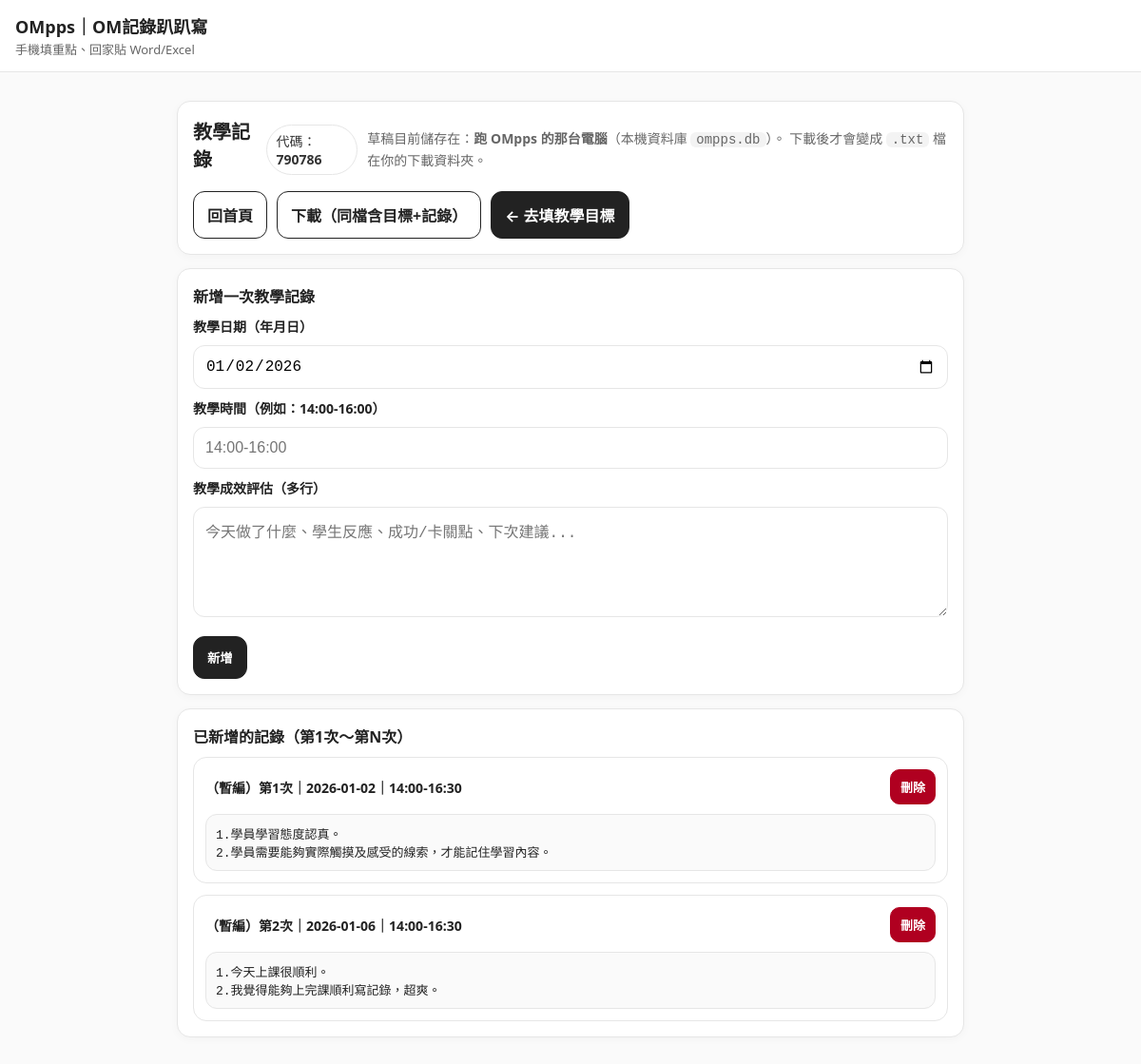
Page /records/790786 on the committed database.
### tables this page shows
CREATE TABLE records (
                id INTEGER PRIMARY KEY AUTOINCREMENT,
                workspace_id INTEGER NOT NULL,
                teach_date TEXT NOT NULL,
                teach_time TEXT NOT NULL,
                effectiveness TEXT NOT NULL,
                created_at TEXT NOT NULL,
                FOREIGN KEY (workspace_id) REFERENCES workspaces(id) ON DELETE CASCADE
            );

### app.py (the view, shortened to what this page needs)
@app.route("/records/<code>", methods=["GET", "POST"])
def records(code: str):
    ws = get_workspace_by_code(code)
    if not ws:
        flash("找不到這個代碼。")
        return redirect(url_for("home"))
    ws_id = ws["id"]
    recs = get_records(ws_id)
    return render_template("records.html", code=code, records=recs, today=today_ymd())

### app.py (called while the page is built)
def get_conn() -> sqlite3.Connection:
    conn = sqlite3.connect(DB_PATH)
    conn.row_factory = sqlite3.Row
    return conn

def today_ymd() -> str:
    return datetime.now().strftime("%Y-%m-%d")

def get_workspace_by_code(code: str) -> sqlite3.Row | None:
    with get_conn() as conn:
        return conn.execute("SELECT * FROM workspaces WHERE code=?", (code,)).fetchone()

def get_records(ws_id: int) -> list[sqlite3.Row]:
    with get_conn() as conn:
        return conn.execute(
            "SELECT * FROM records WHERE workspace_id=? ORDER BY created_at ASC, id ASC",
            (ws_id,)
        ).fetchall()

### templates/records.html (shortened to what this page needs)
{% extends "base.html" %}
{% block content %}
<section class="card">
  <div class="row-between">
    <h1>教學記錄</h1>
    <div class="badge">代碼：<strong>{{ code }}</strong></div>
    <p class="hint">
      草稿目前儲存在：<strong>跑 OMpps 的那台電腦</strong>（本機資料庫 <code>ompps.db</code>）。
      下載後才會變成 <code>.txt</code> 檔在你的下載資料夾。
    </p>
  </div>
  <div class="btnrow">
    <a class="btn btn-secondary" href="{{ url_for('home') }}">回首頁</a>
    <a class="btn btn-secondary" href="{{ url_for('export', code=code) }}">下載（同檔含目標+記錄）</a>
    <a class="btn" href="{{ url_for('objectives', code=code) }}">← 去填教學目標</a>
  </div>
</section>
<section class="card">
  <h2 class="h2">新增一次教學記錄</h2>
  <form method="post" class="form">
    <label class="label" for="teach_date">教學日期（年月日）</label>
    <input id="teach_date" name="teach_date" class="input" type="date" value="{{ today }}" required />
    <label class="label" for="teach_time">教學時間（例如：14:00-16:00）</label>
    <input id="teach_time" name="teach_time" class="input" placeholder="14:00-16:00" required />
    <label class="label" for="effectiveness">教學成效評估（多行）</label>
    <textarea id="effectiveness" name="effectiveness" class="textarea" rows="5"
      placeholder="今天做了什麼、學生反應、成功/卡關點、下次建議..."></textarea>
    <div class="btnrow">
      <button class="btn" type="submit">新增</button>
    </div>
  </form>
</section>
<section class="card">
  <h2 class="h2">已新增的記錄（第1次～第N次）</h2>
  {% if records %}
    <div class="list">
      {% for r in records %}
        <div class="list-item">
          <div class="list-head">
            <div class="list-title">（暫編）第{{ loop.index }}次｜{{ r['teach_date'] }}｜{{ r['teach_time'] }}</div>
            <form method="post" class="inline">
              <button class="btn btn-danger btn-small" type="submit">刪除</button>
            </form>
          </div>
          <pre class="pre">{{ r['effectiveness'] }}</pre>
        </div>
      {% endfor %}
    </div>
  {% else %}
    <p class="hint">目前還沒有任何記錄。你可以先新增第1次。</p>
  {% endif %}
</section>
{% endblock %}

### static/style.css (style rules this page uses)
:root { --max: 860px; --pad: 16px; --radius: 14px; --border: #e6e6e6; --text: #222; --muted: #666; --bg: #fafafa; --card: #ffffff; }
* { box-sizing: border-box; }
body { margin: 0; font-family: system-ui, -apple-system, "Segoe UI", Arial, "Noto Sans TC", sans-serif; color: var(--text); background: var(--bg); }
.card { background: var(--card); border: 1px solid var(--border); border-radius: var(--radius); padding: 16px; margin: 14px 0; box-shadow: 0 2px 10px rgba(0,0,0,0.03); }
h1 { font-size: 20px; margin: 0 0 10px; }
.h2 { font-size: 16px; margin: 0 0 10px; }
p { margin: 8px 0; }
.hint { color: var(--muted); font-size: 14px; line-height: 1.5; }
.btnrow { display: flex; flex-wrap: wrap; gap: 10px; margin-top: 10px; }
.btn { display: inline-flex; align-items: center; justify-content: center; padding: 12px 14px; border-radius: 12px; border: 1px solid #222; background: #222; color: #fff; text-decoration: none; cursor: pointer; font-weight: 700; }
.btn-secondary { background: #fff; color: #222; }
.btn-danger { background: #b00020; border-color: #b00020; color: #fff; }
.btn-small { padding: 8px 10px; border-radius: 10px; font-weight: 700; font-size: 13px; }
.form { display: grid; gap: 10px; }
.label { font-weight: 800; font-size: 14px; }
.input, .select, .textarea { width: 100%; padding: 12px 12px; border-radius: 12px; border: 1px solid var(--border); font-size: 16px; background: #fff; }
.textarea { resize: vertical; }
.row-between { display: flex; align-items: center; justify-content: space-between; gap: 10px; }
.badge { padding: 6px 10px; border-radius: 999px; border: 1px solid var(--border); color: #333; background: #fff; font-size: 14px; }
.list { display: grid; gap: 12px; }
.list-item { border: 1px solid var(--border); border-radius: var(--radius); padding: 12px; }
.list-head { display: flex; justify-content: space-between; align-items: center; gap: 10px; }
.list-title { font-weight: 800; font-size: 14px; }
.inline { margin: 0; }
.pre { white-space: pre-wrap; word-break: break-word; margin: 10px 0 0; color: #222; background: #fafafa; border: 1px solid var(--border); border-radius: 12px; padding: 10px; }
code { background: #f3f3f3; padding: 0 6px; border-radius: 6px; }

### rows in the picture
records: teach_date "2026-01-02", teach_time "14:00-16:30", effectiveness "1.學員學習態度認真。 2.學員需要能夠實際觸摸及感受的線索，才能記住學習內容。"
records: teach_date "2026-01-06", teach_time "14:00-16:30", effectiveness "1.今天上課很順利。 2.我覺得能夠上完課順利寫記錄，超爽。"

### other values in the picture
{{ code }} "790786"
